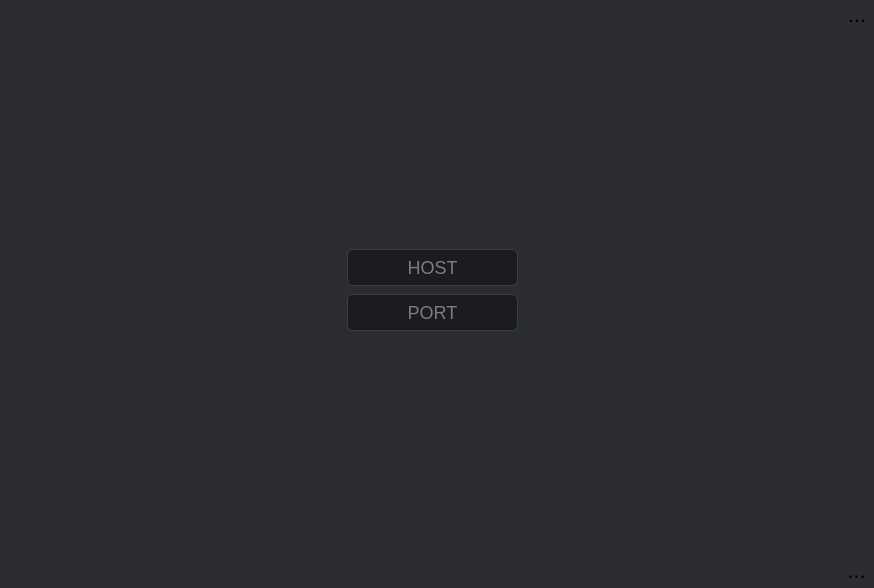
<?xml version="1.0" encoding="UTF-8"?>
<ui version="4.0">
 <class>MainWindow</class>
 <widget class="QMainWindow" name="MainWindow">
  <property name="geometry">
   <rect>
    <x>0</x>
    <y>0</y>
    <width>874</width>
    <height>588</height>
   </rect>
  </property>
  <property name="windowTitle">
   <string>MainWindow</string>
  </property>
  <property name="styleSheet">
   <string notr="true">* {
	border: none;
	padding: 0;
	margin: 0;
	background: none;
	font-family: &quot;Segoe UI&quot;;
	font-size: 22px;
}

QLabel, QPushButton { color: #dddddd; }

QScrollBar:vertical, QScrollBar:horizontal,
QTextEdit QScrollBar:vertical, QTextEdit QScrollBar:horizontal {
	background: #dddddd;
	border-radius: 2px;
}

QScrollBar:vertical, QTextEdit QScrollBar:vertical {
	width: 4px;
	margin: 10px 0;
}

QScrollBar:horizontal, QTextEdit QScrollBar:horizontal {
	height: 4px;
	margin: 0 40px;
}

QScrollBar::handle:vertical, QScrollBar::handle:horizontal,
QTextEdit QScrollBar::handle:vertical, QTextEdit QScrollBar::handle:horizontal {
	background: #424242;
	border-radius: 2px;
	min-height: 20px;
	min-width: 20px;
}

QScrollBar::handle:vertical:hover, QScrollBar::handle:horizontal:hover,
QTextEdit QScrollBar::handle:vertical:hover, QTextEdit QScrollBar::handle:horizontal:hover {
	background: #a7b308;
}

QScrollBar::add-line, QScrollBar::sub-line,
QTextEdit QScrollBar::add-line, QTextEdit QScrollBar::sub-line {
	background: transparent;
	width: 0;
	height: 0;
}

#appTitleBtn {
	font-size: 22px;
	padding: 2px 0 6px 4px;
}

#appIconBtn:hover { background: #dd0033; border-radius: 8px; }
#appIconBtn:pressed { background: #000; border-radius: 8px; }

#appResetBtn { border-radius: 9px; }

#settingBtn:hover, #appMinBtn:hover, #appMaxBtn:hover, 
#appResetBtn:hover, #mediaPlayerShowBtn:hover, #connectBtn:hover {
	background: #404a4a;
}

#settingBtn:pressed, #appMinBtn:pressed, #appMaxBtn:pressed,
#appResetBtn:pressed, #mediaPlayerShowBtn:pressed, #connectBtn:pressed {
	background: #303a3a;
}

#appCloseBtn:hover, #closeBtn:hover { background: #dd0000; }
#appCloseBtn:pressed, #closeBtn:pressed { background: #ff0000; }

#headerContainer, #predictionWidget, #outputWidget, #footer, #connectionStack {
	background: #2b2d30;
}

#headerContainer { border-bottom: 1px solid #3b3d40; }
#footer { border-top: 1px solid #3b3d40; }

QScrollArea { border: 1px; }

#imagePreviewWidget, #imageBtn {
	margin: 4px;
	border-radius: 28px;
	background: #1a1c20;
}

#imageBtn:hover { background: #3b3d40; }
#imageBtn:pressed { background: #222; }

#outputWidget QPushButton {
	font-size: 26px;
	text-align: center;
}

#outputWidget QLabel {
	font-size: 14px;
	text-align: left;
}

#footer QPushButton { font-size: 11px; }

#footer QLabel {
	background: #3b3d40;
	margin: 3px;
	color: #00ff00;
	font-size: 13px;
	border-radius: 8px;
	padding: 0 6px 1px 6px;
}

QTextEdit {
	background: #1a1c20;
	color: #dddddd;
	font-size: 18px;
	border: 1px solid #3b3d40;
	border-radius: 6px;
	padding: 6px;
	selection-background-color: #dd0033;
	selection-color: #000;
}

QTextEdit:hover { background: #222429; }
QTextEdit:focus { border: 1px solid #eeeeee; background: #222429; }
QTextEdit:disabled { background: #2b2d30; color: #777; border: 1px solid #3b3d40; }
QTextEdit[placeholderText] { color: #888; }

QLineEdit {
	background: #1a1c20;
	color: #dddddd;
	font-size: 18px;
	border: 1px solid #3b3d40;
	border-radius: 6px;
	padding: 6px;
	selection-background-color: #dd0033;
	selection-color: #000;
}

QLineEdit:hover { background: #222429; }
QLineEdit:focus { border: 1px solid #eeeeee; background: #222429; }
QLineEdit:disabled { background: #2b2d30; color: #777; border: 1px solid #3b3d40; }
QLineEdit[placeholderText] { color: #888; }
</string>
  </property>
  <widget class="QWidget" name="centralwidget">
   <layout class="QVBoxLayout" name="verticalLayout_6">
    <property name="spacing">
     <number>0</number>
    </property>
    <property name="leftMargin">
     <number>0</number>
    </property>
    <property name="topMargin">
     <number>0</number>
    </property>
    <property name="rightMargin">
     <number>0</number>
    </property>
    <property name="bottomMargin">
     <number>0</number>
    </property>
    <item>
     <widget class="QStackedWidget" name="stackedWidget">
      <property name="currentIndex">
       <number>1</number>
      </property>
      <widget class="QWidget" name="mainStack">
       <layout class="QVBoxLayout" name="verticalLayout_3">
        <property name="spacing">
         <number>0</number>
        </property>
        <property name="leftMargin">
         <number>0</number>
        </property>
        <property name="topMargin">
         <number>0</number>
        </property>
        <property name="rightMargin">
         <number>0</number>
        </property>
        <property name="bottomMargin">
         <number>0</number>
        </property>
        <item>
         <widget class="QWidget" name="headerContainer" native="true">
          <layout class="QVBoxLayout" name="verticalLayout">
           <property name="spacing">
            <number>0</number>
           </property>
           <property name="leftMargin">
            <number>0</number>
           </property>
           <property name="topMargin">
            <number>0</number>
           </property>
           <property name="rightMargin">
            <number>0</number>
           </property>
           <property name="bottomMargin">
            <number>0</number>
           </property>
           <item>
            <widget class="QWidget" name="header" native="true">
             <property name="sizePolicy">
              <sizepolicy hsizetype="Ignored" vsizetype="Preferred">
               <horstretch>0</horstretch>
               <verstretch>0</verstretch>
              </sizepolicy>
             </property>
             <layout class="QHBoxLayout" name="horizontalLayout_2">
              <property name="spacing">
               <number>0</number>
              </property>
              <property name="leftMargin">
               <number>0</number>
              </property>
              <property name="topMargin">
               <number>0</number>
              </property>
              <property name="rightMargin">
               <number>0</number>
              </property>
              <property name="bottomMargin">
               <number>0</number>
              </property>
              <item>
               <widget class="QFrame" name="appIconTitleFrame">
                <property name="frameShape">
                 <enum>QFrame::NoFrame</enum>
                </property>
                <layout class="QHBoxLayout" name="horizontalLayout_4">
                 <property name="spacing">
                  <number>6</number>
                 </property>
                 <property name="leftMargin">
                  <number>4</number>
                 </property>
                 <property name="topMargin">
                  <number>0</number>
                 </property>
                 <property name="rightMargin">
                  <number>6</number>
                 </property>
                 <property name="bottomMargin">
                  <number>0</number>
                 </property>
                 <item>
                  <widget class="QToolButton" name="appIconBtn">
                   <property name="minimumSize">
                    <size>
                     <width>24</width>
                     <height>24</height>
                    </size>
                   </property>
                   <property name="text">
                    <string/>
                   </property>
                   <property name="icon">
                    <iconset resource="res.qrc">
                     <normaloff>:/icons/icons/feather.svg</normaloff>:/icons/icons/feather.svg</iconset>
                   </property>
                   <property name="iconSize">
                    <size>
                     <width>24</width>
                     <height>24</height>
                    </size>
                   </property>
                  </widget>
                 </item>
                 <item>
                  <widget class="QPushButton" name="appTitleBtn">
                   <property name="sizePolicy">
                    <sizepolicy hsizetype="Maximum" vsizetype="Fixed">
                     <horstretch>0</horstretch>
                     <verstretch>0</verstretch>
                    </sizepolicy>
                   </property>
                   <property name="minimumSize">
                    <size>
                     <width>108</width>
                     <height>0</height>
                    </size>
                   </property>
                   <property name="font">
                    <font>
                     <family>Segoe UI</family>
                     <pointsize>-1</pointsize>
                     <weight>75</weight>
                     <bold>true</bold>
                    </font>
                   </property>
                   <property name="text">
                    <string>Skin Cancer Detector</string>
                   </property>
                  </widget>
                 </item>
                </layout>
               </widget>
              </item>
              <item>
               <widget class="QFrame" name="netSpeedFrame">
                <property name="frameShape">
                 <enum>QFrame::NoFrame</enum>
                </property>
                <layout class="QHBoxLayout" name="horizontalLayout_9" stretch="0">
                 <property name="spacing">
                  <number>9</number>
                 </property>
                 <property name="leftMargin">
                  <number>9</number>
                 </property>
                 <property name="topMargin">
                  <number>9</number>
                 </property>
                 <property name="rightMargin">
                  <number>9</number>
                 </property>
                 <property name="bottomMargin">
                  <number>9</number>
                 </property>
                 <item>
                  <spacer name="horizontalSpacer">
                   <property name="orientation">
                    <enum>Qt::Horizontal</enum>
                   </property>
                   <property name="sizeHint" stdset="0">
                    <size>
                     <width>40</width>
                     <height>20</height>
                    </size>
                   </property>
                  </spacer>
                 </item>
                </layout>
               </widget>
              </item>
              <item>
               <widget class="QFrame" name="appControlFrame">
                <layout class="QHBoxLayout" name="horizontalLayout">
                 <property name="spacing">
                  <number>0</number>
                 </property>
                 <property name="leftMargin">
                  <number>0</number>
                 </property>
                 <property name="topMargin">
                  <number>0</number>
                 </property>
                 <property name="rightMargin">
                  <number>0</number>
                 </property>
                 <property name="bottomMargin">
                  <number>0</number>
                 </property>
                 <item>
                  <widget class="QToolButton" name="settingBtn">
                   <property name="minimumSize">
                    <size>
                     <width>28</width>
                     <height>28</height>
                    </size>
                   </property>
                   <property name="text">
                    <string>...</string>
                   </property>
                   <property name="icon">
                    <iconset resource="res.qrc">
                     <normaloff>:/icons/icons/cil-moon.png</normaloff>:/icons/icons/cil-moon.png</iconset>
                   </property>
                   <property name="iconSize">
                    <size>
                     <width>32</width>
                     <height>32</height>
                    </size>
                   </property>
                  </widget>
                 </item>
                 <item>
                  <widget class="QToolButton" name="appMinBtn">
                   <property name="minimumSize">
                    <size>
                     <width>28</width>
                     <height>28</height>
                    </size>
                   </property>
                   <property name="text">
                    <string>...</string>
                   </property>
                   <property name="icon">
                    <iconset resource="res.qrc">
                     <normaloff>:/icons/icons/icon_minimize.png</normaloff>:/icons/icons/icon_minimize.png</iconset>
                   </property>
                   <property name="iconSize">
                    <size>
                     <width>32</width>
                     <height>32</height>
                    </size>
                   </property>
                  </widget>
                 </item>
                 <item>
                  <widget class="QToolButton" name="appMaxBtn">
                   <property name="minimumSize">
                    <size>
                     <width>28</width>
                     <height>28</height>
                    </size>
                   </property>
                   <property name="text">
                    <string>...</string>
                   </property>
                   <property name="icon">
                    <iconset resource="res.qrc">
                     <normaloff>:/icons/icons/icon_maximize.png</normaloff>:/icons/icons/icon_maximize.png</iconset>
                   </property>
                   <property name="iconSize">
                    <size>
                     <width>32</width>
                     <height>32</height>
                    </size>
                   </property>
                  </widget>
                 </item>
                 <item>
                  <widget class="QToolButton" name="appCloseBtn">
                   <property name="minimumSize">
                    <size>
                     <width>28</width>
                     <height>28</height>
                    </size>
                   </property>
                   <property name="text">
                    <string>...</string>
                   </property>
                   <property name="icon">
                    <iconset resource="res.qrc">
                     <normaloff>:/icons/icons/icon_close.png</normaloff>:/icons/icons/icon_close.png</iconset>
                   </property>
                   <property name="iconSize">
                    <size>
                     <width>32</width>
                     <height>32</height>
                    </size>
                   </property>
                  </widget>
                 </item>
                </layout>
               </widget>
              </item>
             </layout>
            </widget>
           </item>
          </layout>
         </widget>
        </item>
        <item>
         <widget class="QWidget" name="predictionWidget" native="true">
          <property name="sizePolicy">
           <sizepolicy hsizetype="Preferred" vsizetype="Expanding">
            <horstretch>0</horstretch>
            <verstretch>0</verstretch>
           </sizepolicy>
          </property>
          <layout class="QHBoxLayout" name="horizontalLayout_3">
           <property name="spacing">
            <number>0</number>
           </property>
           <property name="leftMargin">
            <number>0</number>
           </property>
           <property name="topMargin">
            <number>0</number>
           </property>
           <property name="rightMargin">
            <number>0</number>
           </property>
           <property name="bottomMargin">
            <number>0</number>
           </property>
           <item>
            <widget class="QWidget" name="imagePreviewWidget" native="true">
             <property name="sizePolicy">
              <sizepolicy hsizetype="Expanding" vsizetype="Preferred">
               <horstretch>0</horstretch>
               <verstretch>0</verstretch>
              </sizepolicy>
             </property>
             <layout class="QVBoxLayout" name="verticalLayout_2">
              <property name="spacing">
               <number>0</number>
              </property>
              <property name="leftMargin">
               <number>0</number>
              </property>
              <property name="topMargin">
               <number>0</number>
              </property>
              <property name="rightMargin">
               <number>0</number>
              </property>
              <property name="bottomMargin">
               <number>0</number>
              </property>
              <item>
               <widget class="QPushButton" name="imageBtn">
                <property name="sizePolicy">
                 <sizepolicy hsizetype="Preferred" vsizetype="Expanding">
                  <horstretch>0</horstretch>
                  <verstretch>0</verstretch>
                 </sizepolicy>
                </property>
                <property name="text">
                 <string>Image Here</string>
                </property>
               </widget>
              </item>
             </layout>
            </widget>
           </item>
           <item>
            <widget class="QWidget" name="outputWidget" native="true">
             <layout class="QVBoxLayout" name="verticalLayout_5">
              <property name="spacing">
               <number>0</number>
              </property>
              <property name="leftMargin">
               <number>0</number>
              </property>
              <property name="topMargin">
               <number>0</number>
              </property>
              <property name="rightMargin">
               <number>0</number>
              </property>
              <property name="bottomMargin">
               <number>0</number>
              </property>
              <item alignment="Qt::AlignVCenter">
               <widget class="QWidget" name="allInfoWidget" native="true">
                <property name="enabled">
                 <bool>true</bool>
                </property>
                <layout class="QVBoxLayout" name="verticalLayout_4">
                 <property name="spacing">
                  <number>4</number>
                 </property>
                 <property name="leftMargin">
                  <number>2</number>
                 </property>
                 <property name="topMargin">
                  <number>0</number>
                 </property>
                 <property name="rightMargin">
                  <number>8</number>
                 </property>
                 <property name="bottomMargin">
                  <number>0</number>
                 </property>
                 <item>
                  <widget class="QPushButton" name="resultBtn">
                   <property name="text">
                    <string>Title of the Result</string>
                   </property>
                  </widget>
                 </item>
                 <item>
                  <widget class="QTextEdit" name="textEdit">
                   <property name="enabled">
                    <bool>true</bool>
                   </property>
                   <property name="sizePolicy">
                    <sizepolicy hsizetype="Preferred" vsizetype="Preferred">
                     <horstretch>0</horstretch>
                     <verstretch>0</verstretch>
                    </sizepolicy>
                   </property>
                   <property name="placeholderText">
                    <string>The Description Goes Here for the Image Data Predicted by the Model!</string>
                   </property>
                  </widget>
                 </item>
                 <item alignment="Qt::AlignTop">
                  <widget class="QWidget" name="moreInfoWidget" native="true">
                   <layout class="QHBoxLayout" name="horizontalLayout_6">
                    <property name="spacing">
                     <number>0</number>
                    </property>
                    <property name="leftMargin">
                     <number>0</number>
                    </property>
                    <property name="topMargin">
                     <number>0</number>
                    </property>
                    <property name="rightMargin">
                     <number>0</number>
                    </property>
                    <property name="bottomMargin">
                     <number>0</number>
                    </property>
                    <item>
                     <widget class="QLabel" name="probablityLabel">
                      <property name="text">
                       <string>Confidence</string>
                      </property>
                      <property name="alignment">
                       <set>Qt::AlignCenter</set>
                      </property>
                     </widget>
                    </item>
                    <item>
                     <widget class="QLabel" name="timeLabel">
                      <property name="text">
                       <string>Date Time</string>
                      </property>
                      <property name="alignment">
                       <set>Qt::AlignCenter</set>
                      </property>
                     </widget>
                    </item>
                   </layout>
                  </widget>
                 </item>
                </layout>
               </widget>
              </item>
             </layout>
            </widget>
           </item>
          </layout>
         </widget>
        </item>
        <item>
         <widget class="QWidget" name="footer" native="true">
          <layout class="QHBoxLayout" name="horizontalLayout_5" stretch="2,0">
           <property name="spacing">
            <number>0</number>
           </property>
           <property name="leftMargin">
            <number>0</number>
           </property>
           <property name="topMargin">
            <number>0</number>
           </property>
           <property name="rightMargin">
            <number>0</number>
           </property>
           <property name="bottomMargin">
            <number>0</number>
           </property>
           <item>
            <widget class="QWidget" name="logWidget" native="true">
             <layout class="QHBoxLayout" name="horizontalLayout_10">
              <property name="spacing">
               <number>0</number>
              </property>
              <property name="leftMargin">
               <number>0</number>
              </property>
              <property name="topMargin">
               <number>0</number>
              </property>
              <property name="rightMargin">
               <number>0</number>
              </property>
              <property name="bottomMargin">
               <number>0</number>
              </property>
              <item>
               <widget class="QLabel" name="logLabel">
                <property name="sizePolicy">
                 <sizepolicy hsizetype="Ignored" vsizetype="Preferred">
                  <horstretch>0</horstretch>
                  <verstretch>0</verstretch>
                 </sizepolicy>
                </property>
                <property name="text">
                 <string>Connected to API!</string>
                </property>
                <property name="textFormat">
                 <enum>Qt::PlainText</enum>
                </property>
                <property name="scaledContents">
                 <bool>false</bool>
                </property>
                <property name="alignment">
                 <set>Qt::AlignCenter</set>
                </property>
                <property name="wordWrap">
                 <bool>false</bool>
                </property>
                <property name="buddy">
                 <cstring></cstring>
                </property>
               </widget>
              </item>
             </layout>
            </widget>
           </item>
           <item>
            <widget class="QFrame" name="footerRightBtnFrame">
             <property name="frameShape">
              <enum>QFrame::NoFrame</enum>
             </property>
             <layout class="QHBoxLayout" name="horizontalLayout_8">
              <property name="spacing">
               <number>0</number>
              </property>
              <property name="leftMargin">
               <number>0</number>
              </property>
              <property name="topMargin">
               <number>0</number>
              </property>
              <property name="rightMargin">
               <number>4</number>
              </property>
              <property name="bottomMargin">
               <number>0</number>
              </property>
              <item>
               <widget class="QPushButton" name="appResetBtn">
                <property name="minimumSize">
                 <size>
                  <width>18</width>
                  <height>18</height>
                 </size>
                </property>
                <property name="text">
                 <string/>
                </property>
                <property name="icon">
                 <iconset resource="res.qrc">
                  <normaloff>:/icons/icons/cil-reload.png</normaloff>:/icons/icons/cil-reload.png</iconset>
                </property>
                <property name="iconSize">
                 <size>
                  <width>14</width>
                  <height>14</height>
                 </size>
                </property>
               </widget>
              </item>
             </layout>
            </widget>
           </item>
          </layout>
         </widget>
        </item>
       </layout>
      </widget>
      <widget class="QWidget" name="connectionStack">
       <layout class="QVBoxLayout" name="verticalLayout_8">
        <property name="spacing">
         <number>0</number>
        </property>
        <property name="leftMargin">
         <number>0</number>
        </property>
        <property name="topMargin">
         <number>0</number>
        </property>
        <property name="rightMargin">
         <number>0</number>
        </property>
        <property name="bottomMargin">
         <number>0</number>
        </property>
        <item alignment="Qt::AlignRight|Qt::AlignTop">
         <widget class="QWidget" name="closeWidget" native="true">
          <layout class="QHBoxLayout" name="horizontalLayout_7">
           <property name="spacing">
            <number>0</number>
           </property>
           <property name="leftMargin">
            <number>0</number>
           </property>
           <property name="topMargin">
            <number>0</number>
           </property>
           <property name="rightMargin">
            <number>0</number>
           </property>
           <property name="bottomMargin">
            <number>0</number>
           </property>
           <item>
            <widget class="QToolButton" name="closeBtn">
             <property name="minimumSize">
              <size>
               <width>28</width>
               <height>28</height>
              </size>
             </property>
             <property name="maximumSize">
              <size>
               <width>35</width>
               <height>35</height>
              </size>
             </property>
             <property name="text">
              <string>...</string>
             </property>
             <property name="icon">
              <iconset resource="res.qrc">
               <normaloff>:/icons/icons/icon_close.png</normaloff>:/icons/icons/icon_close.png</iconset>
             </property>
             <property name="iconSize">
              <size>
               <width>32</width>
               <height>32</height>
              </size>
             </property>
            </widget>
           </item>
          </layout>
         </widget>
        </item>
        <item>
         <widget class="QWidget" name="connectionWidget" native="true">
          <property name="sizePolicy">
           <sizepolicy hsizetype="Expanding" vsizetype="Expanding">
            <horstretch>0</horstretch>
            <verstretch>0</verstretch>
           </sizepolicy>
          </property>
          <layout class="QVBoxLayout" name="verticalLayout_9">
           <property name="spacing">
            <number>0</number>
           </property>
           <property name="leftMargin">
            <number>0</number>
           </property>
           <property name="topMargin">
            <number>0</number>
           </property>
           <property name="rightMargin">
            <number>0</number>
           </property>
           <property name="bottomMargin">
            <number>0</number>
           </property>
           <item alignment="Qt::AlignHCenter|Qt::AlignVCenter">
            <widget class="QFrame" name="connectionFrame">
             <property name="sizePolicy">
              <sizepolicy hsizetype="Expanding" vsizetype="Expanding">
               <horstretch>0</horstretch>
               <verstretch>0</verstretch>
              </sizepolicy>
             </property>
             <layout class="QVBoxLayout" name="verticalLayout_7">
              <property name="spacing">
               <number>8</number>
              </property>
              <property name="leftMargin">
               <number>0</number>
              </property>
              <property name="topMargin">
               <number>0</number>
              </property>
              <property name="rightMargin">
               <number>0</number>
              </property>
              <property name="bottomMargin">
               <number>0</number>
              </property>
              <item>
               <widget class="QWidget" name="hostWidget" native="true">
                <layout class="QHBoxLayout" name="horizontalLayout_11">
                 <property name="spacing">
                  <number>0</number>
                 </property>
                 <property name="leftMargin">
                  <number>0</number>
                 </property>
                 <property name="topMargin">
                  <number>0</number>
                 </property>
                 <property name="bottomMargin">
                  <number>0</number>
                 </property>
                 <item>
                  <widget class="QLineEdit" name="hostLineEdit">
                   <property name="text">
                    <string/>
                   </property>
                   <property name="alignment">
                    <set>Qt::AlignCenter</set>
                   </property>
                   <property name="placeholderText">
                    <string>HOST</string>
                   </property>
                  </widget>
                 </item>
                </layout>
               </widget>
              </item>
              <item>
               <widget class="QWidget" name="portWidget" native="true">
                <layout class="QVBoxLayout" name="verticalLayout_10">
                 <property name="spacing">
                  <number>0</number>
                 </property>
                 <property name="leftMargin">
                  <number>0</number>
                 </property>
                 <property name="topMargin">
                  <number>0</number>
                 </property>
                 <property name="bottomMargin">
                  <number>0</number>
                 </property>
                 <item>
                  <widget class="QLineEdit" name="portLineEdit">
                   <property name="text">
                    <string/>
                   </property>
                   <property name="alignment">
                    <set>Qt::AlignCenter</set>
                   </property>
                   <property name="placeholderText">
                    <string>PORT</string>
                   </property>
                  </widget>
                 </item>
                </layout>
               </widget>
              </item>
             </layout>
            </widget>
           </item>
          </layout>
         </widget>
        </item>
        <item alignment="Qt::AlignRight|Qt::AlignVCenter">
         <widget class="QWidget" name="proceedWidget" native="true">
          <property name="minimumSize">
           <size>
            <width>0</width>
            <height>35</height>
           </size>
          </property>
          <layout class="QHBoxLayout" name="horizontalLayout_12">
           <property name="spacing">
            <number>0</number>
           </property>
           <property name="leftMargin">
            <number>0</number>
           </property>
           <property name="topMargin">
            <number>0</number>
           </property>
           <property name="rightMargin">
            <number>0</number>
           </property>
           <property name="bottomMargin">
            <number>0</number>
           </property>
           <item>
            <widget class="QToolButton" name="connectBtn">
             <property name="minimumSize">
              <size>
               <width>35</width>
               <height>35</height>
              </size>
             </property>
             <property name="maximumSize">
              <size>
               <width>35</width>
               <height>35</height>
              </size>
             </property>
             <property name="text">
              <string>...</string>
             </property>
             <property name="icon">
              <iconset resource="res.qrc">
               <normaloff>:/icons/icons/cil-arrow-right.png</normaloff>:/icons/icons/cil-arrow-right.png</iconset>
             </property>
            </widget>
           </item>
          </layout>
         </widget>
        </item>
       </layout>
      </widget>
     </widget>
    </item>
   </layout>
  </widget>
 </widget>
 <resources>
  <include location="res.qrc"/>
 </resources>
 <connections/>
</ui>
